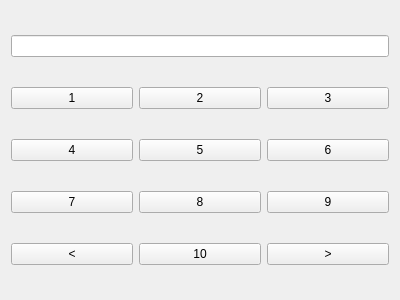
<?xml version="1.0" encoding="UTF-8"?>
<ui version="4.0">
 <class>Form</class>
 <widget class="QWidget" name="Form">
  <property name="geometry">
   <rect>
    <x>0</x>
    <y>0</y>
    <width>400</width>
    <height>300</height>
   </rect>
  </property>
  <property name="windowTitle">
   <string>Form</string>
  </property>
  <layout class="QGridLayout" name="gridLayout">
   <item row="4" column="0">
    <widget class="QPushButton" name="pushButton_11">
     <property name="text">
      <string>&lt;</string>
     </property>
    </widget>
   </item>
   <item row="3" column="0">
    <widget class="QPushButton" name="pushButton_7">
     <property name="text">
      <string>7</string>
     </property>
    </widget>
   </item>
   <item row="3" column="1">
    <widget class="QPushButton" name="pushButton_8">
     <property name="text">
      <string>8</string>
     </property>
    </widget>
   </item>
   <item row="1" column="0">
    <widget class="QPushButton" name="pushButton">
     <property name="text">
      <string>1</string>
     </property>
    </widget>
   </item>
   <item row="4" column="1">
    <widget class="QPushButton" name="pushButton_10">
     <property name="text">
      <string>10</string>
     </property>
    </widget>
   </item>
   <item row="4" column="2">
    <widget class="QPushButton" name="pushButton_12">
     <property name="text">
      <string>&gt;</string>
     </property>
    </widget>
   </item>
   <item row="2" column="2">
    <widget class="QPushButton" name="pushButton_6">
     <property name="text">
      <string>6</string>
     </property>
    </widget>
   </item>
   <item row="1" column="2">
    <widget class="QPushButton" name="pushButton_3">
     <property name="text">
      <string>3</string>
     </property>
    </widget>
   </item>
   <item row="3" column="2">
    <widget class="QPushButton" name="pushButton_9">
     <property name="text">
      <string>9</string>
     </property>
    </widget>
   </item>
   <item row="2" column="0">
    <widget class="QPushButton" name="pushButton_4">
     <property name="text">
      <string>4</string>
     </property>
    </widget>
   </item>
   <item row="1" column="1">
    <widget class="QPushButton" name="pushButton_2">
     <property name="text">
      <string>2</string>
     </property>
    </widget>
   </item>
   <item row="2" column="1">
    <widget class="QPushButton" name="pushButton_5">
     <property name="text">
      <string>5</string>
     </property>
    </widget>
   </item>
   <item row="0" column="0" colspan="3">
    <widget class="QLineEdit" name="lineEdit"/>
   </item>
  </layout>
 </widget>
 <resources/>
 <connections/>
</ui>
